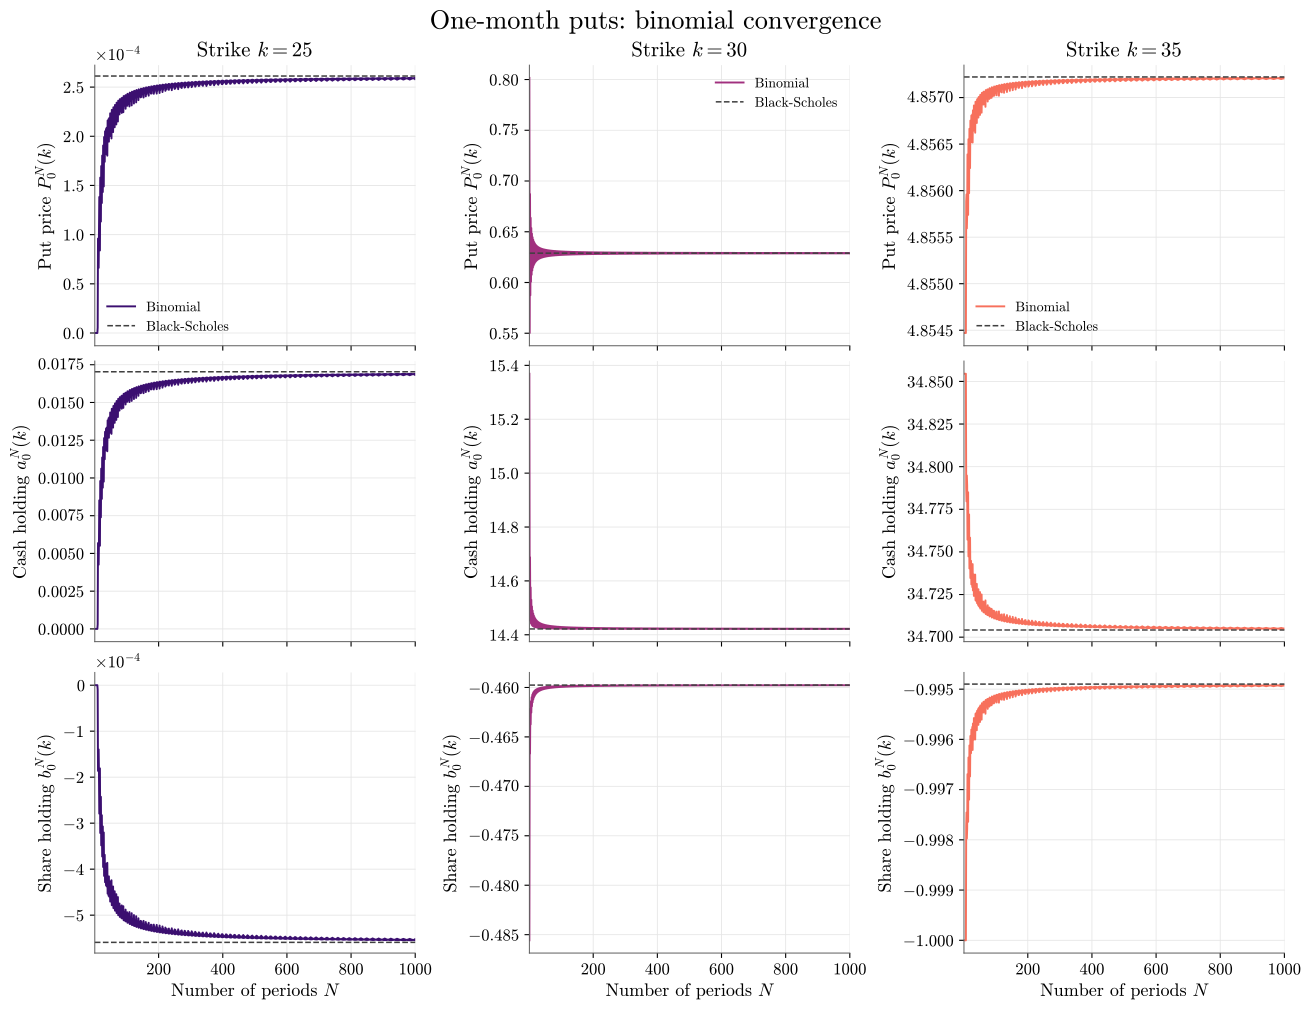

This chart was generated by the following Python code:
"""
Question 2
Please install the numpy and matplotlib modules to run this code

"""

from math import erfc, exp, log, sqrt
from pathlib import Path

import matplotlib.pyplot as plt
import numpy as np

from question1 import binomial

S0 = 30.0
R = 0.05
T = 1 / 12
SIGMA = 0.2
STRIKES = (25, 30, 35)
MAX_N = 1000


def normal_cdf(x):
    return 0.5 * erfc(-x / sqrt(2))


def black_scholes_put(S0, r, T, sigma, strike):
    """Return a put price and initial (cash, shares), with no dividends."""
    d1 = (log(S0 / strike) + (r + 0.5 * sigma**2) * T) / (sigma * sqrt(T))
    d2 = d1 - sigma * sqrt(T)
    b0 = -normal_cdf(-d1)  # Put delta.
    a0 = strike * exp(-r * T) * normal_cdf(-d2)
    price = a0 + b0 * S0
    return price, (a0, b0)


def compute_results():
    periods = np.arange(1, MAX_N + 1)
    results = {strike: np.empty((MAX_N, 3)) for strike in STRIKES}
    benchmarks = {}

    for strike in STRIKES:
        price, (a0, b0) = black_scholes_put(S0, R, T, SIGMA, strike)
        benchmarks[strike] = np.array([price, a0, b0])

        def put_payoff(S, strike=strike):
            return max(strike - S, 0.0)

        for N in range(1, MAX_N + 1):
            delta = T / N
            U = exp(SIGMA * sqrt(delta))
            price, (a0, b0) = binomial(
                S0=S0, r=R, N=N, period_length=delta,
                U=U, D=1 / U, h=put_payoff, n=N,
            )
            results[strike][N - 1] = price, a0, b0

    return periods, results, benchmarks

"""Let's have a nice plot"""
def set_plot_style():
    plt.rcParams.update({
        "font.family": "serif",
        "font.serif": ["cmr10"],
        "mathtext.fontset": "cm",
        "axes.formatter.use_mathtext": True,
        "axes.unicode_minus": False,
        "font.size": 12,
        "axes.titlesize": 15,
        "axes.labelsize": 13,
        "figure.titlesize": 19,
        "axes.spines.top": False,
        "axes.spines.right": False,
        "axes.edgecolor": "0.35",
        "axes.linewidth": 0.7,
        "axes.grid": True,
        "grid.color": "0.9",
        "grid.linewidth": 0.6,
        "axes.axisbelow": True,
        "lines.linewidth": 1.4,
        "legend.frameon": False,
        "legend.fontsize": 10,
        "savefig.dpi": 300,
        "savefig.bbox": "tight",
        "pdf.fonttype": 42,
    })


def plot_results(periods, results, benchmarks, output_dir):
    set_plot_style()
    colors = plt.get_cmap("magma")(np.linspace(0.2, 0.7, len(STRIKES)))
    labels = (r"Put price $P_0^N(k)$", r"Cash holding $a_0^N(k)$",
              r"Share holding $b_0^N(k)$")

    fig, axes = plt.subplots(3, 3, figsize=(13, 10), sharex=True,
                             layout="constrained")
    fig.suptitle("One-month puts: binomial convergence")
    for col, (strike, color) in enumerate(zip(STRIKES, colors)):
        for row in range(3):
            ax = axes[row, col]
            ax.plot(periods, results[strike][:, row], color=color, label="Binomial")
            ax.axhline(benchmarks[strike][row], color="0.25", linestyle="--",
                       linewidth=1.1, label="Black-Scholes")
            ax.set_ylabel(labels[row])
            ax.ticklabel_format(axis="y", style="sci", scilimits=(-3, 4),
                                useOffset=False)
            ax.set_xlim(1, periods[-1])
            if row == 0:
                ax.set_title(rf"Strike $k={strike}$")
                ax.legend(loc="best")
            if row == 2:
                ax.set_xlabel(r"Number of periods $N$")
    fig.savefig(output_dir / "question2.pdf")
    
def main():
    output_dir = Path(__file__).resolve().parent 
    output_dir.mkdir(exist_ok=True)
    periods, results, benchmarks = compute_results()
    plot_results(periods, results, benchmarks, output_dir)
    plt.show()


if __name__ == "__main__":
    main()
